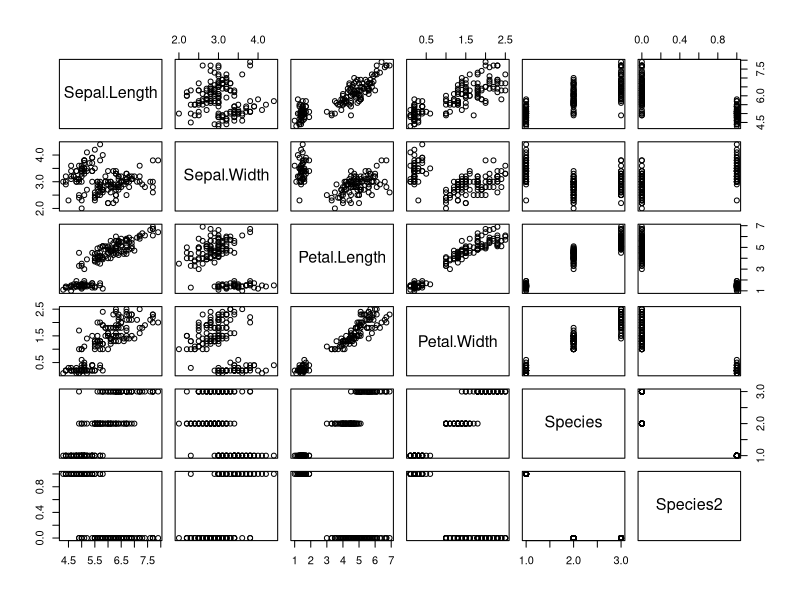
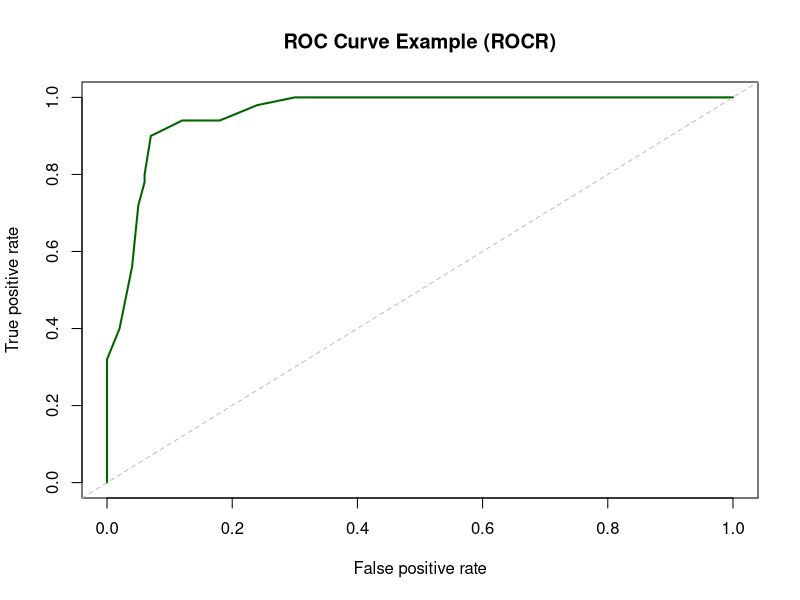

These figures' R source, in order:

# Setup -------------------------------------------------------------------

rm(list=ls())

library(dplyr)

iris$Species2 <- factor(iris$Species,
                        levels = c("setosa", "versicolor", "virginica"),
                        labels = c(1, 0, 0) )

iris$Species2 <- if_else(iris$Species == "setosa", 1, 0)

is.factor(iris$Species2)

lgi.mdl <- glm(Species2 ~ Sepal.Length,
              data = iris,
              family = binomial(link = "logit"))
plot(iris)
summary(lgi.mdl)


iris$pred <- if_else(predict(lgi.mdl, type = "response") > 0.5, 1, 0)

CM <- table(iris$pred, iris$Species2, dnn = c("Prediction", "Reality"))


Acc <- sum(diag(CM))/sum(CM)

library(caret)
caret::confusionMatrix(CM, dnn = c("Prediction", "Reference"))
caret::confusionMatrix(factor(iris$pred), factor(iris$Species2))



(94+40)/(94+40+6+10)

library(ROCR)

pred_obj <- ROCR::prediction(predictions = predict(lgi.mdl, type = "response"),
                       labels = iris$Species2)
summary(pred_obj)
pred_obj
perf_obj <- ROCR::performance(pred_obj, measure = "tpr", x.measure = "fpr")

plot(perf_obj, main = "ROC Curve Example (ROCR)", col = "darkgreen", lwd = 2)
abline(a = 0, b = 1, lty = 2, col = "gray")
